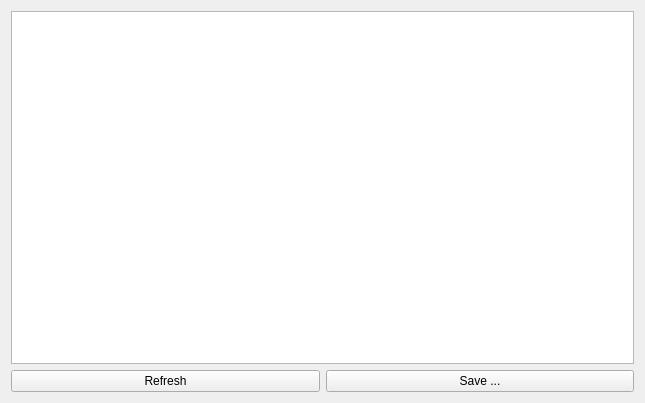
<?xml version="1.0" encoding="UTF-8"?>
<ui version="4.0">
 <class>SaveSettingsDialog</class>
 <widget class="QWidget" name="SaveSettingsDialog">
  <property name="geometry">
   <rect>
    <x>0</x>
    <y>0</y>
    <width>645</width>
    <height>403</height>
   </rect>
  </property>
  <property name="windowTitle">
   <string>Save settings...</string>
  </property>
  <layout class="QGridLayout" name="gridLayout">
   <item row="1" column="0">
    <widget class="QPushButton" name="pushButton_Refresh">
     <property name="text">
      <string>Refresh</string>
     </property>
    </widget>
   </item>
   <item row="1" column="1">
    <widget class="QPushButton" name="pushButton_Save2File">
     <property name="text">
      <string>Save ...</string>
     </property>
    </widget>
   </item>
   <item row="0" column="0" colspan="2">
    <widget class="QTextBrowser" name="textBrowser_Settings"/>
   </item>
  </layout>
 </widget>
 <resources/>
 <connections/>
</ui>
